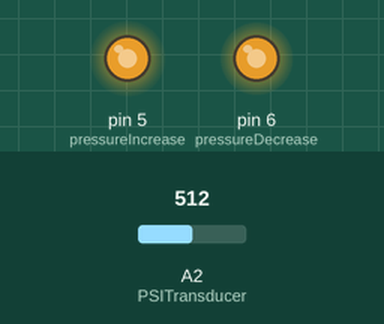
Simulated run of this sketch. Board: Arduino Uno, built with avr-gcc and run on an emulated ATmega328P. On the bench: output pins drawn as LEDs (lit = HIGH). The inputs (shaded band) are chosen by the test bench; at power-on: A2 (PSITransducer) = 512. What the sketch prints to the serial monitor is not drawn.

Above: at 0.1 s.
Timing chart, 0 to 1.6 s (numbered marks = the images above):
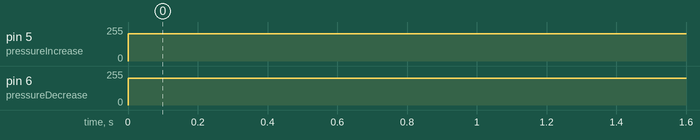

The sketch:

sketch_jan27b.ino
```cpp
#define pressureIncrease  5  // Solenoid that lets air into system.
#define pressureDecrease  6
#define PSITransducer     A2

void setup()
{
  Serial.begin(9600);
  pinMode(pressureIncrease, OUTPUT);
  pinMode(pressureDecrease, OUTPUT);


}

void loop()
{
  int val = analogRead(PSITransducer);
  analogWrite(pressureIncrease, 205);
  //digitalWrite(pressureIncrease, LOW);
  analogWrite(pressureDecrease, 200);
  Serial.println(val);
  delay(10);
}
```

Measured:
- by itself, pin 5 (pressureIncrease): 0/255 → 205/255 at 0.00 s
- by itself, pin 6 (pressureDecrease): 0/255 → 200/255 at 0.00 s
